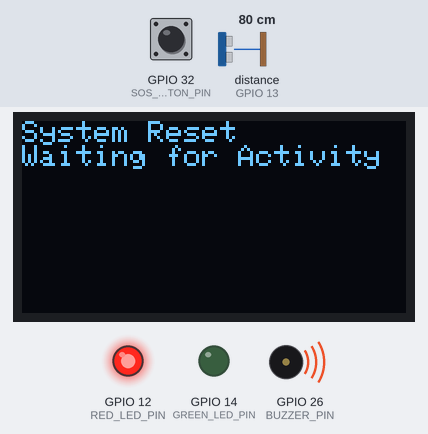
Recording of a sketch running on a simulated ESP32. Shown: 128×64 one-colour display, output pins drawn as LEDs (lit = HIGH), buzzer (waves = sounding, pin HIGH). Dashed ring = blinking. The test bench sets the inputs (shaded band); at power-on: distance to the obstacle (sensor on GPIO 13) 80 cm, GPIO 32 (SOS_BUTTON_PIN) LOW. The echo pulse lasts 58.3 µs per cm.

Above: at 1.2 s.
1.3 s: distance to the obstacle (sensor on GPIO 13) set to 12 cm
2.8 s: distance to the obstacle (sensor on GPIO 13) set to 9 cm
At 3.4 s:
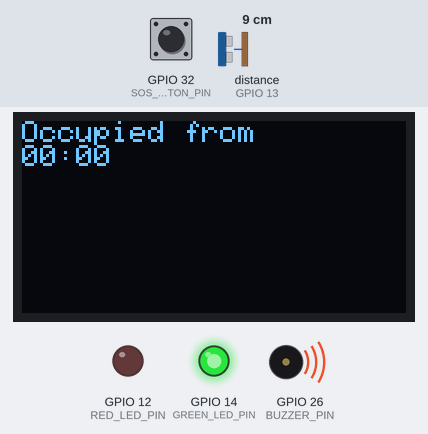
At 4.7 s:
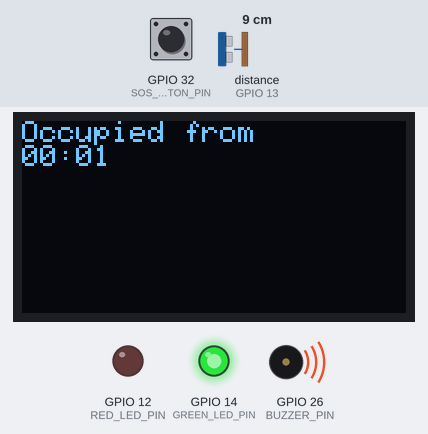
5.8 s: GPIO 32 (SOS_BUTTON_PIN) pulled HIGH for 0.15 s
At 7.19 s:
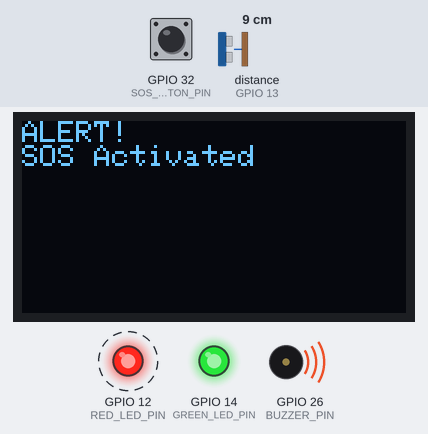
Timing chart, 0 to 14.0 s (numbered marks = the images above; inputs shaded):
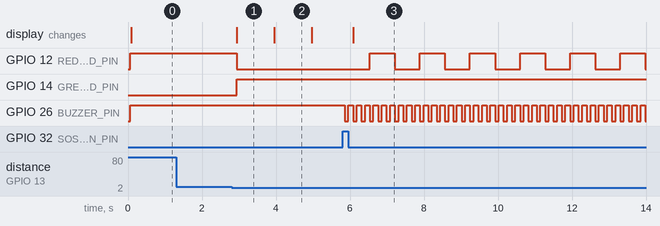

Measured:
- the behaviour switches between 11 and 10 cm on distance to the obstacle (sensor on GPIO 13) (found by bisection; images 0 and 1)
- after the input at 1.3 s, every drawn part: stays the same
- after the input at 2.8 s, GPIO 12 (RED_LED_PIN): HIGH → LOW after 0.14 s; GPIO 14 (GREEN_LED_PIN): LOW → HIGH after 0.14 s; the display: changes after 0.14 s (image 1)
- after the input at 5.8 s, GPIO 12 (RED_LED_PIN): alternates HIGH for 0.68 s and LOW for 0.68 s, starting after 0.73 s; GPIO 26 (BUZZER_PIN): alternates HIGH for 0.13 s and LOW for 0.10 s, starting after 0.06 s; the display: changes after 0.28 s (image 3)
- what the display in image 1 shows lasts 1.1 s, from 2.9 s to 4.0 s

The sketch:

Code.ino
```cpp
// Child Safety Washroom System with SOS Button and Timer
#include <Arduino.h>
#include <NewPing.h>
#include <Wire.h>
#include <Adafruit_SSD1306.h>

// Pin Definitions
#define TRIG_PIN 15
#define ECHO_PIN 13
#define BUZZER_PIN 26
#define RED_LED_PIN 12
#define GREEN_LED_PIN 14
#define SOS_BUTTON_PIN 32
#define OLED_SDA 21
#define OLED_SCL 22

// Active State Definitions
#define ACTIVE_STATE LOW
#define INACTIVE_STATE HIGH

// Parameters
#define MAX_DISTANCE 200 // Maximum distance for the ultrasonic sensor in cm
#define DETECTION_THRESHOLD 10 // Distance threshold to detect presence (in cm)
#define TIME_LIMIT 1200 // Time limit in seconds (20 minutes)
#define BLINK_INTERVAL 500 // Blink interval in milliseconds

// Global Variables
NewPing sonar(TRIG_PIN, ECHO_PIN, MAX_DISTANCE);
Adafruit_SSD1306 display(128, 64, &Wire, -1);
unsigned long startTime = 0;
unsigned long lastBlinkTime = 0;
bool isPersonDetected = false;
bool sosTriggered = false;
bool isRedLedOn = false;

void IRAM_ATTR handleSOS() {
    sosTriggered = true;
}

void setup() {
    // Initialize serial communication
    Serial.begin(115200);

    // Initialize pins
    pinMode(BUZZER_PIN, OUTPUT);
    pinMode(RED_LED_PIN, OUTPUT);
    pinMode(GREEN_LED_PIN, OUTPUT);
    pinMode(SOS_BUTTON_PIN, INPUT_PULLDOWN);

    // Attach interrupt for SOS button
    attachInterrupt(digitalPinToInterrupt(SOS_BUTTON_PIN), handleSOS, RISING);

    // Initialize OLED display
    if (!display.begin(SSD1306_SWITCHCAPVCC, 0x3C)) {
        Serial.println(F("SSD1306 allocation failed"));
        for (;;); // Don't proceed, loop forever
    }
    display.clearDisplay();
    display.display();

    // Reset system state
    resetSystem();
}

void loop() {
    unsigned long currentTime = millis();

    // Check for presence
    int distance = sonar.ping_cm();
    if (distance > 0 && distance <= DETECTION_THRESHOLD) {
        if (!isPersonDetected) {
            isPersonDetected = true;
            startTime = currentTime;
        }
        displayElapsedTime(currentTime - startTime);
        indicateOccupied();
    } else {
        isPersonDetected = false;
        resetSystem();
    }

    // Check for SOS
    if (sosTriggered) {
        sosTriggered = false; // Reset the SOS flag
        triggerAlert("SOS Activated");
    }

    // Check for timeout
    if (isPersonDetected && (currentTime - startTime) / 1000 >= TIME_LIMIT) {
        triggerAlert("Time Limit Exceeded");
    }

    delay(100); // Small delay to prevent excessive processing
}

void triggerAlert(const char *message) {
    while (true) {
        unsigned long currentTime = millis();
        digitalWrite(GREEN_LED_PIN, INACTIVE_STATE);
        // Blink red LED
        if (currentTime - lastBlinkTime >= BLINK_INTERVAL) {
            lastBlinkTime = currentTime;
            isRedLedOn = !isRedLedOn;
            digitalWrite(RED_LED_PIN, isRedLedOn ? ACTIVE_STATE : INACTIVE_STATE);
        }

        // Make danger noise with buzzer
        digitalWrite(BUZZER_PIN, ACTIVE_STATE);
        delay(100);
        digitalWrite(BUZZER_PIN, INACTIVE_STATE);
        delay(100);

        // Display alert message
        displayMessage("ALERT!", message);
    }
}

void resetSystem() {
    digitalWrite(BUZZER_PIN, INACTIVE_STATE);
    digitalWrite(RED_LED_PIN, INACTIVE_STATE);
    digitalWrite(GREEN_LED_PIN, ACTIVE_STATE);
    displayMessage("System Reset", "Waiting for Activity");
}

void indicateOccupied() {
    digitalWrite(RED_LED_PIN, ACTIVE_STATE);
    digitalWrite(GREEN_LED_PIN, INACTIVE_STATE);
}

void displayMessage(const char *line1, const String &line2) {
    display.clearDisplay();
    display.setTextSize(1);
    display.setTextColor(SSD1306_WHITE);
    display.setCursor(0, 0);
    display.println(line1);
    display.println(line2);
    display.display();
}

void displayElapsedTime(unsigned long elapsedMillis) {
    int seconds = (elapsedMillis / 1000) % 60;
    int minutes = (elapsedMillis / 60000) % 60;
    display.clearDisplay();
    display.setTextSize(1);
    display.setTextColor(SSD1306_WHITE);
    display.setCursor(0, 0);
    display.println("Occupied from");
    display.printf("%02d:%02d", minutes, seconds);
    display.display();
}
```
